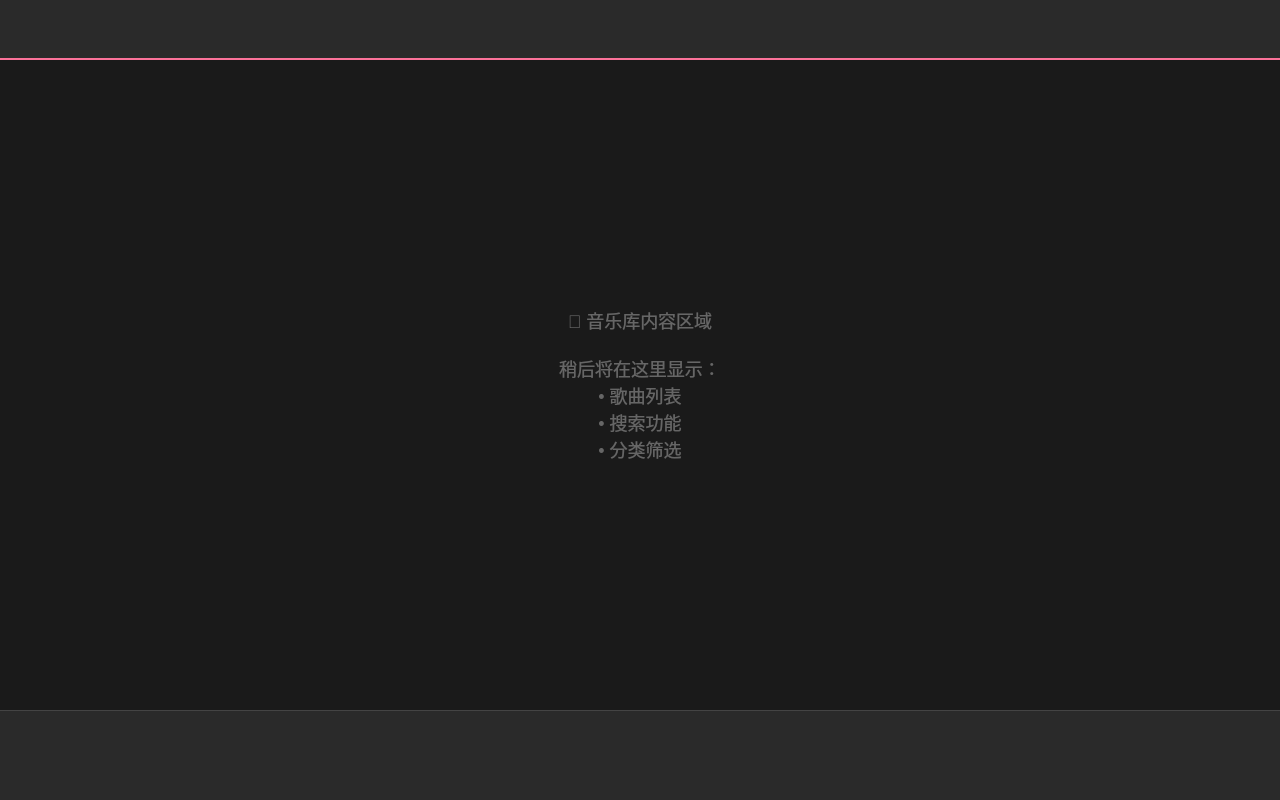
<?xml version="1.0" encoding="UTF-8"?>
<ui version="4.0">
 <class>MainWindow</class>
 <widget class="QMainWindow" name="MainWindow">
  <property name="geometry">
   <rect>
    <x>0</x>
    <y>0</y>
    <width>1280</width>
    <height>800</height>
   </rect>
  </property>
  <property name="windowTitle">
   <string>BiliMusicPlayer</string>
  </property>
  <property name="minimumSize">
   <size>
    <width>1000</width>
    <height>600</height>
   </size>
  </property>
  <property name="styleSheet">
   <string>QMainWindow {
    background-color: #1A1A1A;
    color: #FFFFFF;
}</string>
  </property>
  <widget class="QWidget" name="centralwidget">
   <property name="styleSheet">
    <string>QWidget#centralwidget {
    background-color: #1A1A1A;
    border: none;
    margin: 0px;
    padding: 0px;
}</string>
   </property>
   <layout class="QVBoxLayout" name="mainLayout">
    <property name="spacing">
     <number>0</number>
    </property>
    <property name="leftMargin">
     <number>0</number>
    </property>
    <property name="topMargin">
     <number>0</number>
    </property>
    <property name="rightMargin">
     <number>0</number>
    </property>
    <property name="bottomMargin">
     <number>0</number>
    </property>
    <item>
     <widget class="QWidget" name="titleBarWidget">
      <property name="sizePolicy">
       <sizepolicy hsizetype="Preferred" vsizetype="Fixed">
        <horstretch>0</horstretch>
        <verstretch>0</verstretch>
       </sizepolicy>
      </property>
      <property name="minimumSize">
       <size>
        <width>0</width>
        <height>60</height>
       </size>
      </property>
      <property name="maximumSize">
       <size>
        <width>16777215</width>
        <height>60</height>
       </size>
      </property>
      <property name="styleSheet">
       <string>#titleBarWidget {
    background-color: #2A2A2A;
    border-bottom: 2px solid #FB7299;
}</string>
      </property>
     </widget>
    </item>
    <item>
     <widget class="QStackedWidget" name="contentStackedWidget">
      <property name="sizePolicy">
       <sizepolicy hsizetype="Expanding" vsizetype="Expanding">
        <horstretch>0</horstretch>
        <verstretch>1</verstretch>
       </sizepolicy>
      </property>
      <property name="styleSheet">
       <string>QStackedWidget {
    background-color: #1A1A1A;
}</string>
      </property>
      <property name="currentIndex">
       <number>0</number>
      </property>
      <widget class="QWidget" name="musicLibraryPage">
       <layout class="QHBoxLayout" name="libraryLayout">
        <property name="spacing">
         <number>0</number>
        </property>
        <property name="leftMargin">
         <number>0</number>
        </property>
        <property name="topMargin">
         <number>0</number>
        </property>
        <property name="rightMargin">
         <number>0</number>
        </property>
        <property name="bottomMargin">
         <number>0</number>
        </property>
        <item>
         <widget class="QLabel" name="libraryPlaceholder">
          <property name="text">
           <string>🎵 音乐库内容区域

稍后将在这里显示：
• 歌曲列表
• 搜索功能
• 分类筛选</string>
          </property>
          <property name="alignment">
           <set>Qt::AlignCenter</set>
          </property>
          <property name="styleSheet">
           <string>color: #666666;
font-size: 18px;
background-color: transparent;</string>
          </property>
         </widget>
        </item>
       </layout>
      </widget>
      <widget class="QWidget" name="downloadManagerPage">
       <layout class="QHBoxLayout" name="downloadLayout">
        <property name="spacing">
         <number>0</number>
        </property>
        <property name="leftMargin">
         <number>0</number>
        </property>
        <property name="topMargin">
         <number>0</number>
        </property>
        <property name="rightMargin">
         <number>0</number>
        </property>
        <property name="bottomMargin">
         <number>0</number>
        </property>
        <item>
         <widget class="QLabel" name="downloadPlaceholder">
          <property name="text">
           <string>📥 下载管理内容区域

稍后将在这里显示：
• 下载队列
• 下载进度
• 已完成下载</string>
          </property>
          <property name="alignment">
           <set>Qt::AlignCenter</set>
          </property>
          <property name="styleSheet">
           <string>color: #666666;
font-size: 18px;
background-color: transparent;</string>
          </property>
         </widget>
        </item>
       </layout>
      </widget>
      <widget class="QWidget" name="settingsPage">
       <layout class="QHBoxLayout" name="settingsLayout">
        <property name="spacing">
         <number>0</number>
        </property>
        <property name="leftMargin">
         <number>0</number>
        </property>
        <property name="topMargin">
         <number>0</number>
        </property>
        <property name="rightMargin">
         <number>0</number>
        </property>
        <property name="bottomMargin">
         <number>0</number>
        </property>
        <item>
         <widget class="QLabel" name="settingsPlaceholder">
          <property name="text">
           <string>⚙️ 设置内容区域

稍后将在这里显示：
• 播放设置
• 下载设置
• 界面设置</string>
          </property>
          <property name="alignment">
           <set>Qt::AlignCenter</set>
          </property>
          <property name="styleSheet">
           <string>color: #666666;
font-size: 18px;
background-color: transparent;</string>
          </property>
         </widget>
        </item>
       </layout>
      </widget>
     </widget>
    </item>
    <item>
     <widget class="QWidget" name="playbackBarWidget">
      <property name="sizePolicy">
       <sizepolicy hsizetype="Preferred" vsizetype="Fixed">
        <horstretch>0</horstretch>
        <verstretch>0</verstretch>
       </sizepolicy>
      </property>
      <property name="minimumSize">
       <size>
        <width>0</width>
        <height>90</height>
       </size>
      </property>
      <property name="maximumSize">
       <size>
        <width>16777215</width>
        <height>90</height>
       </size>
      </property>
      <property name="styleSheet">
       <string>#playbackBarWidget {
    background-color: #2A2A2A;
    border-top: 1px solid #444444;
}</string>
      </property>
     </widget>
    </item>
   </layout>
  </widget>
 </widget>
</ui>
